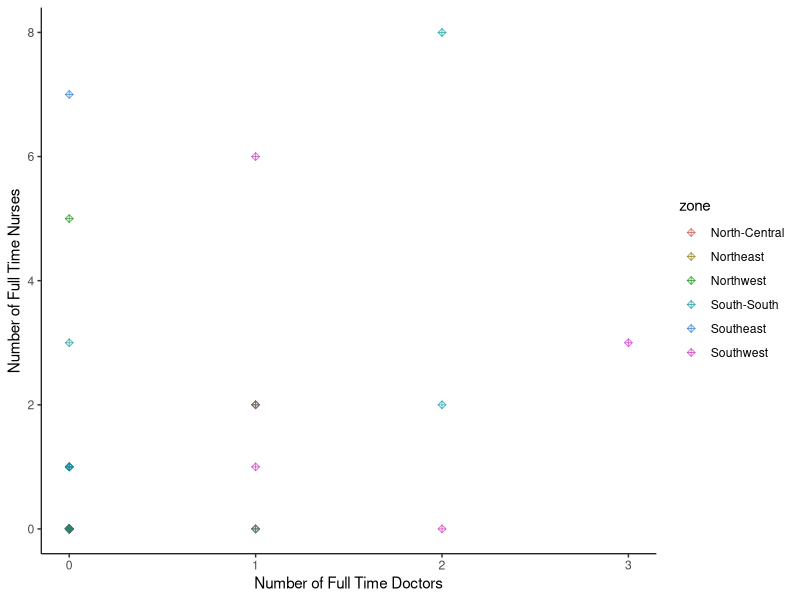
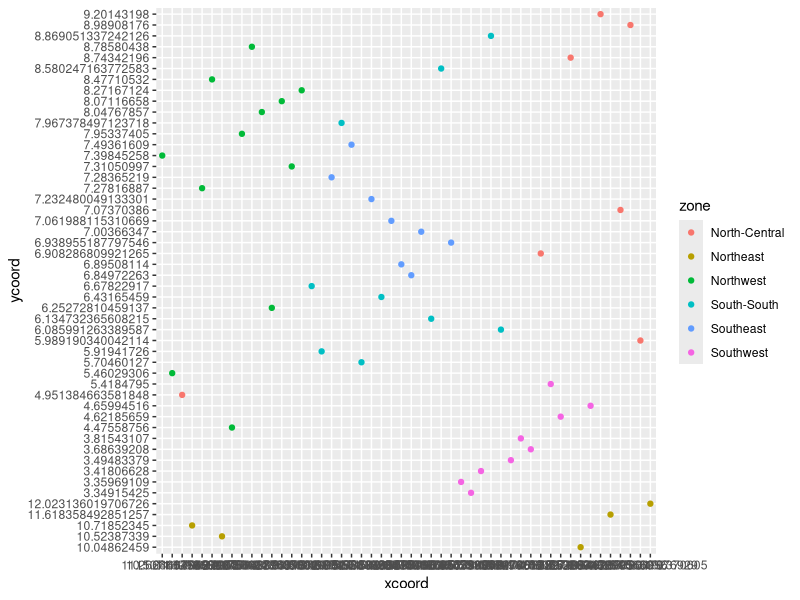

The R source for these figures, in order:
## ---- chunk 1
health_full <- read.csv("../../Lab1/sample_health_facilities.csv")
summary(health_full)
## ---- chunk 2
table(is.na(health_full$num_doctors_fulltime), is.na(health_full$num_nurses_fulltime))
health <- health_full[!(is.na(health_full$num_doctors_fulltime) | is.na(health_full$num_nurses_fulltime)), ]
## ---- chunk 3
library(ggplot2)
ggplot(health, aes(num_doctors_fulltime, num_nurses_fulltime, color=zone)) + 
  geom_point(shape=9, alpha=2/3, fill=5) + 
  scale_color_hue(l=50) + 
  labs(x="Number of Full Time Doctors", y="Number of Full Time Nurses") + 
  theme(                              
      plot.background = element_blank(), 
      panel.grid.major = element_blank(), 
      panel.grid.minor = element_blank(), 
      panel.border = element_blank(), 
      panel.background = element_blank(),
      axis.line = element_line(size=.4)
  )
## ---- chunk 4
health_gps <- data.frame(do.call('rbind', strsplit(as.character(health_full$gps),' ',fixed=TRUE)))
names(health_gps) <- paste(c("xcoord", "ycoord", "gps_unsure1", "gps_unsure2"))
health_full <- cbind(health_full, health_gps)
ggplot(health_full, aes(xcoord, ycoord, color=zone)) + geom_point(share=9, fill=5)
